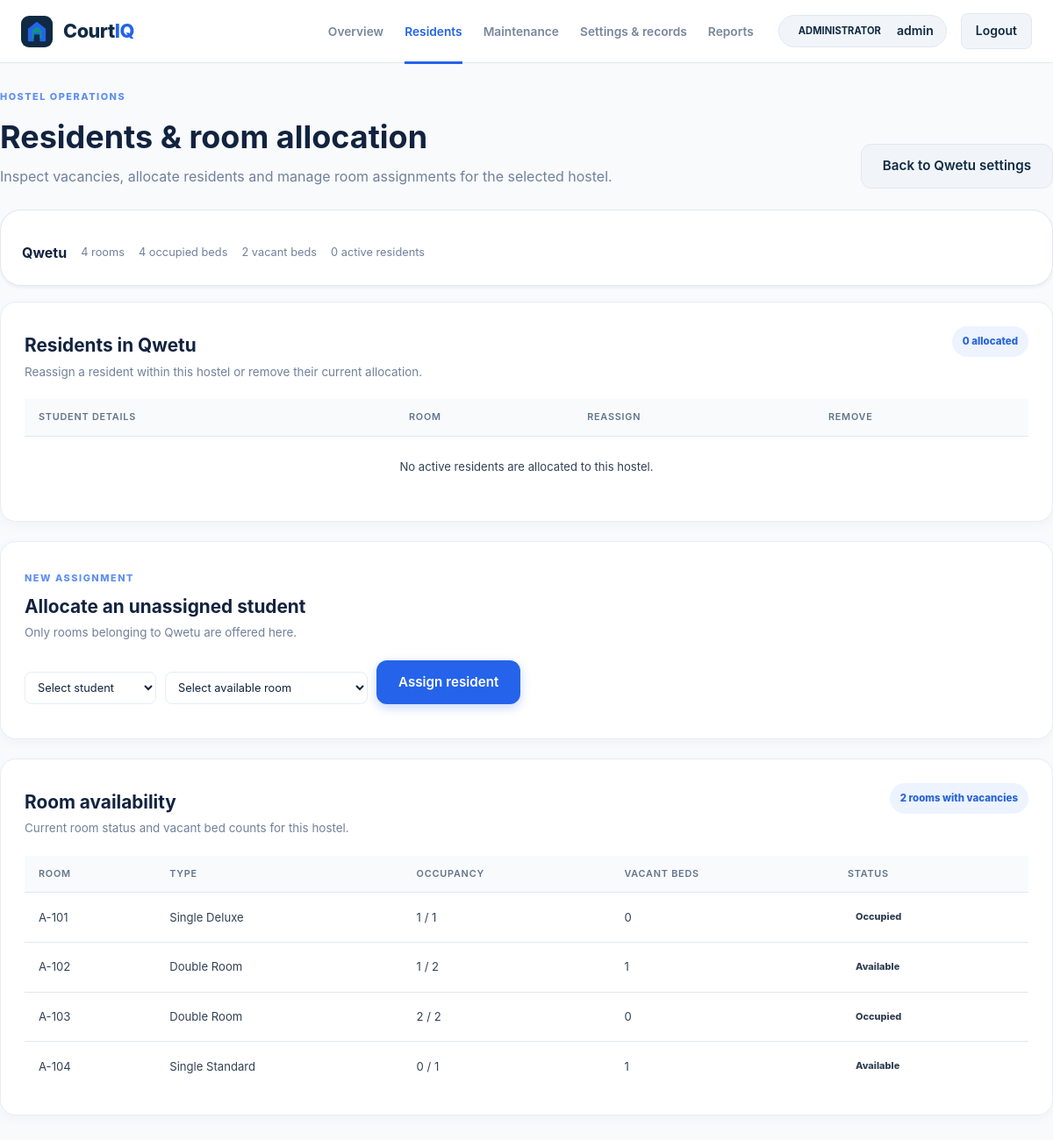
The app's page /admin/residents.php?hostel_id=1 (signed in) with its own data.
### tables this page shows
CREATE TABLE IF NOT EXISTS `users` (
    `id` INT AUTO_INCREMENT PRIMARY KEY,
    `username` VARCHAR(80) NOT NULL UNIQUE,
    `email` VARCHAR(150) NOT NULL UNIQUE,
    `password_hash` VARCHAR(255) NOT NULL,
    `role` ENUM('student', 'warden', 'administrator') NOT NULL,
    `status` ENUM('active', 'inactive', 'suspended') NOT NULL DEFAULT 'active',
    `approval_status` ENUM('pending', 'approved', 'rejected') NOT NULL DEFAULT 'approved',
    `approval_decided_by` INT DEFAULT NULL,
    `approval_decided_at` DATETIME DEFAULT NULL,
    `created_at` TIMESTAMP DEFAULT CURRENT_TIMESTAMP,
    `updated_at` TIMESTAMP DEFAULT CURRENT_TIMESTAMP ON UPDATE CURRENT_TIMESTAMP,
    INDEX `idx_users_role` (`role`),
    INDEX `idx_users_status` (`status`),
    INDEX `idx_users_approval_status` (`approval_status`, `role`),
    FOREIGN KEY (`approval_decided_by`) REFERENCES `users`(`id`) ON DELETE SET NULL
);

CREATE TABLE IF NOT EXISTS `hostel_profiles` (
    `id` INT AUTO_INCREMENT PRIMARY KEY,
    `name` VARCHAR(150) NOT NULL,
    `location` VARCHAR(180) DEFAULT NULL,
    `capacity` INT NOT NULL DEFAULT 0,
    `created_at` TIMESTAMP DEFAULT CURRENT_TIMESTAMP
);

CREATE TABLE IF NOT EXISTS `rooms` (
    `id` INT AUTO_INCREMENT PRIMARY KEY,
    `hostel_id` INT NOT NULL,
    `room_number` VARCHAR(50) NOT NULL,
    `room_type` VARCHAR(60) DEFAULT 'Standard',
    `capacity` INT NOT NULL DEFAULT 1,
    `occupied` INT NOT NULL DEFAULT 0,
    `status` ENUM('available', 'occupied', 'maintenance') NOT NULL DEFAULT 'available',
    `created_at` TIMESTAMP DEFAULT CURRENT_TIMESTAMP,
    FOREIGN KEY (`hostel_id`) REFERENCES `hostel_profiles`(`id`) ON DELETE CASCADE
);

### includes/auth.php (called while the page is built, shortened)
<?php
require_once __DIR__ . '/functions.php';
function isLoggedIn(): bool
{
    return isset($_SESSION['courtiq_user']) && !empty($_SESSION['courtiq_user']['id']);
}
function currentUser(): ?array
{
    return isLoggedIn() ? $_SESSION['courtiq_user'] : null;
}
function projectUrl(string $path = ''): string
{
    $scriptName = $_SERVER['SCRIPT_NAME'] ?? '/index.php';
    $directory = str_replace('\\', '/', dirname($scriptName));
    $subdirs = ['student', 'warden', 'admin', 'includes', 'config', 'database'];
    $currentBase = basename($directory);
    if (in_array($currentBase, $subdirs, true)) {
        $directory = dirname($directory);
    }
    $root = rtrim(str_replace('\\', '/', $directory), '/');
    $cleanPath = ltrim($path, '/');
    return $root === '' ? '/' . $cleanPath : $root . '/' . $cleanPath;
}
function requireRole(array $allowedRoles): void
{
    require_once __DIR__ . '/db.php';
    $userId = (int)currentUser()['id'];
    $stmt = db()->prepare('SELECT u.username, u.email, u.role, u.status, u.approval_status, sp.full_name, sp.student_number
        FROM users u LEFT JOIN student_profiles sp ON sp.user_id = u.id WHERE u.id = ?');
    $stmt->bind_param('i', $userId);
    if (!$stmt->execute()) {
        error_log('CourtIQ could not execute the current account authorization check: ' . $stmt->error);
        $stmt->close();
        http_response_code(503);
        exit('Account authorization is temporarily unavailable.');
    }
    $user = $stmt->get_result()->fetch_assoc();
}

### includes/db.php (called while the page is built, shortened)
<?php
$dbConfigFile = __DIR__ . '/../config/database.php';
$dbConfig = require $dbConfigFile;
try {
    $db = @new mysqli(
        $dbConfig['host'],
        $dbConfig['username'],
        $dbConfig['password'],
        $dbConfig['database'],
        (int)$dbConfig['port']
    );
    if (!empty($dbConfig['charset'])) {
        $db->set_charset($dbConfig['charset']);
    }
} catch (Throwable $t) {
    error_log('CourtIQ Database Exception: ' . $t->getMessage());
    http_response_code(503);
    die('The CourtIQ database service is temporarily unavailable.');
}
function db(): mysqli
{
    global $db;
    return $db;
}

### includes/functions.php (called while the page is built, shortened)
<?php
function e(?string $value): string
{
    return htmlspecialchars((string)$value, ENT_QUOTES, 'UTF-8');
}

### admin/residents.php (the view, shortened to what this page needs)
<?php
require_once __DIR__ . '/../includes/auth.php';
require_once __DIR__ . '/../includes/db.php';
requireRole(['administrator']);
$conn = db();
$hostelId = (int)($_GET['hostel_id'] ?? 0);
$hostelStmt = $conn->prepare('SELECT id, name FROM hostel_profiles WHERE id = ?');
$hostelStmt->bind_param('i', $hostelId);
$hostelStmt->execute();
$selectedHostel = $hostelStmt->get_result()->fetch_assoc();
$residents = [];
$rooms = [];
$unassigned = [];
if ($selectedHostel) {
    $residentStmt = $conn->prepare("SELECT a.id AS allocation_id, u.id AS student_id, u.username, u.email,
            sp.student_number, sp.phone, sp.course, sp.year_of_study, r.id AS room_id, r.room_number,
            r.room_type, a.allocated_at
        FROM room_allocations a
        JOIN users u ON u.id = a.student_id
        JOIN rooms r ON r.id = a.room_id
        LEFT JOIN student_profiles sp ON sp.user_id = u.id
        WHERE a.status = 'active' AND r.hostel_id = ?
        ORDER BY r.room_number, u.username");
    $residentStmt->bind_param('i', $hostelId);
    $residentStmt->execute();
    $residents = $residentStmt->get_result()->fetch_all(MYSQLI_ASSOC);
    $roomStmt = $conn->prepare("SELECT id, room_number, room_type, capacity, occupied, status
        FROM rooms WHERE hostel_id = ? ORDER BY room_number");
    $roomStmt->bind_param('i', $hostelId);
    $roomStmt->execute();
    $rooms = $roomStmt->get_result()->fetch_all(MYSQLI_ASSOC);
    $unassignedStmt = $conn->prepare("SELECT u.id, u.username
        FROM users u
        LEFT JOIN room_allocations a ON a.student_id = u.id AND a.status = 'active'
        WHERE u.role = 'student' AND u.status = 'active' AND u.approval_status = 'approved'
            AND a.id IS NULL
        ORDER BY u.username");
    $unassignedStmt->execute();
    $unassigned = $unassignedStmt->get_result()->fetch_all(MYSQLI_ASSOC);
}
$availableRooms = array_values(array_filter($rooms, static function (array $room): bool {
    return $room['status'] !== 'maintenance' && (int)$room['occupied'] < (int)$room['capacity'];
}));
$occupiedBeds = array_sum(array_map(static function (array $room): int {
    return (int)$room['occupied'];
}, $rooms));
$vacantBeds = array_sum(array_map(static function (array $room): int {
    return $room['status'] === 'maintenance' ? 0 : max(0, (int)$room['capacity'] - (int)$room['occupied']);
}, $rooms));
?>
<!doctype html>
<html lang="en">
<head>
    <link rel="stylesheet" href="<?= projectUrl('assets/css/style.css') ?>">
</head>
<body class="dashboard-layout admin-dashboard">
<?php require __DIR__ . '/partials/nav.php'; ?>
<main class="dashboard-content-main container admin-main">
    <section class="admin-page-heading">
        <div><span class="admin-eyebrow">HOSTEL OPERATIONS</span><h1>Residents &amp; room allocation</h1><p>Inspect vacancies, allocate residents and manage room assignments for the selected hostel.</p></div>
        <a class="btn btn-secondary" href="manage.php?hostel_id=<?= $hostelId ?>">Back to <?= e($selectedHostel['name']) ?> settings</a>
    </section>
    <section class="visual-card hostel-entry-card">
        <div class="hostel-summary-strip">
            <strong><?= e($selectedHostel['name']) ?></strong>
            <span><?= count($rooms) ?> rooms</span>
            <span><?= $occupiedBeds ?> occupied beds</span>
            <span><?= $vacantBeds ?> vacant beds</span>
            <span><?= count($residents) ?> active residents</span>
        </div>
    </section>
        <section class="admin-section">
            <div class="admin-section-heading"><div><h2>Residents in <?= e($selectedHostel['name']) ?></h2><p>Reassign a resident within this hostel or remove their current allocation.</p></div><span class="admin-count"><?= count($residents) ?> allocated</span></div>
            <div class="admin-table-wrap">
                <table class="dash-table admin-table resident-table">
                    <thead><tr><th>Student details</th><th>Room</th><th>Reassign</th><th>Remove</th></tr></thead>
                    <tbody>
                    <?php if (!$residents): ?><tr><td colspan="4" class="admin-empty">No active residents are allocated to this hostel.</td></tr><?php endif; ?>
                    </tbody>
                </table>
            </div>
        </section>
        <section class="admin-section">
            <div class="admin-section-heading"><div><span class="admin-eyebrow">NEW ASSIGNMENT</span><h2>Allocate an unassigned student</h2><p>Only rooms belonging to <?= e($selectedHostel['name']) ?> are offered here.</p></div></div>
            <form method="post" action="actions.php" class="admin-form">
                <select name="student_id" required><option value="">Select student</option></select>
                <select name="room_id" required><option value="">Select available room</option></select>
                <button class="btn btn-primary" <?= !$unassigned || !$availableRooms ? 'disabled' : '' ?>>Assign resident</button>
            </form>
        </section>
        <section class="admin-section">
            <div class="admin-section-heading"><div><h2>Room availability</h2><p>Current room status and vacant bed counts for this hostel.</p></div><span class="admin-count"><?= count($availableRooms) ?> rooms with vacancies</span></div>
            <div class="admin-table-wrap"><table class="dash-table admin-table"><thead><tr><th>Room</th><th>Type</th><th>Occupancy</th><th>Vacant beds</th><th>Status</th></tr></thead><tbody>
                <?php foreach ($rooms as $room): ?><tr><td><?= e($room['room_number']) ?></td><td><?= e($room['room_type']) ?></td><td><?= (int)$room['occupied'] ?> / <?= (int)$room['capacity'] ?></td><td><?= $room['status'] === 'maintenance' ? 0 : max(0, (int)$room['capacity'] - (int)$room['occupied']) ?></td><td><span class="status-pill status-<?= e($room['status']) ?>"><?= e(ucfirst($room['status'])) ?></span></td></tr><?php endforeach; ?>
            </tbody></table></div>
        </section>
</main>
</body>
</html>

### admin/partials/nav.php (shortened to what this page needs)
<?php
$adminPage = basename($_SERVER['SCRIPT_NAME'] ?? 'index.php');
?>
<header class="dashboard-nav-bar admin-topbar">
    <div class="container dashboard-nav-inner">
        <a href="<?= projectUrl('index.php') ?>" class="brand" aria-label="CourtIQ home"><span class="brand-icon-box"></span><span class="brand-text">Court<span>IQ</span></span></a>
        <nav class="admin-nav-links" aria-label="Admin navigation">
            <a class="<?= $adminPage === 'index.php' ? 'is-active' : '' ?>" href="index.php">Overview</a>
            <a class="<?= $adminPage === 'residents.php' ? 'is-active' : '' ?>" href="residents.php">Residents</a>
            <a class="<?= $adminPage === 'maintenance.php' ? 'is-active' : '' ?>" href="maintenance.php">Maintenance</a>
            <a class="<?= $adminPage === 'manage.php' ? 'is-active' : '' ?>" href="manage.php">Settings &amp; records</a>
            <a class="<?= $adminPage === 'reports.php' ? 'is-active' : '' ?>" href="reports.php">Reports</a>
        </nav>
        <div class="user-badge-wrap"><div class="user-profile-pill"><span class="role-tag-badge badge-admin">Administrator</span><span><?= e(currentUser()['username']) ?></span></div><a href="<?= projectUrl('logout.php') ?>" class="btn btn-secondary btn-sm">Logout</a></div>
    </div>
</header>

### records on screen
users: username "admin"
hostel_profiles: name "Qwetu"
rooms: room_number "A-101", room_type "Single Deluxe", occupied "1", capacity "1", max(0, (int)$room['capacity'] - (int)$room['occupied']) "0", status "Occupied"
rooms: room_number "A-102", room_type "Double Room", occupied "1", capacity "2", max(0,(int)$room['capacity']-(int)$room['occupied']) "1", status "Available"
rooms: room_number "A-103", room_type "Double Room", occupied "2", capacity "2", max(0, (int)$room['capacity'] - (int)$room['occupied']) "0", status "Occupied"
rooms: room_number "A-104", room_type "Single Standard", occupied "0", capacity "1", max(0,(int)$room['capacity']-(int)$room['occupied']) "1", status "Available"

### other values on screen
count($rooms) "4"
$occupiedBeds "4"
$vacantBeds "2"
count($residents) "0"
count($availableRooms) "2"
